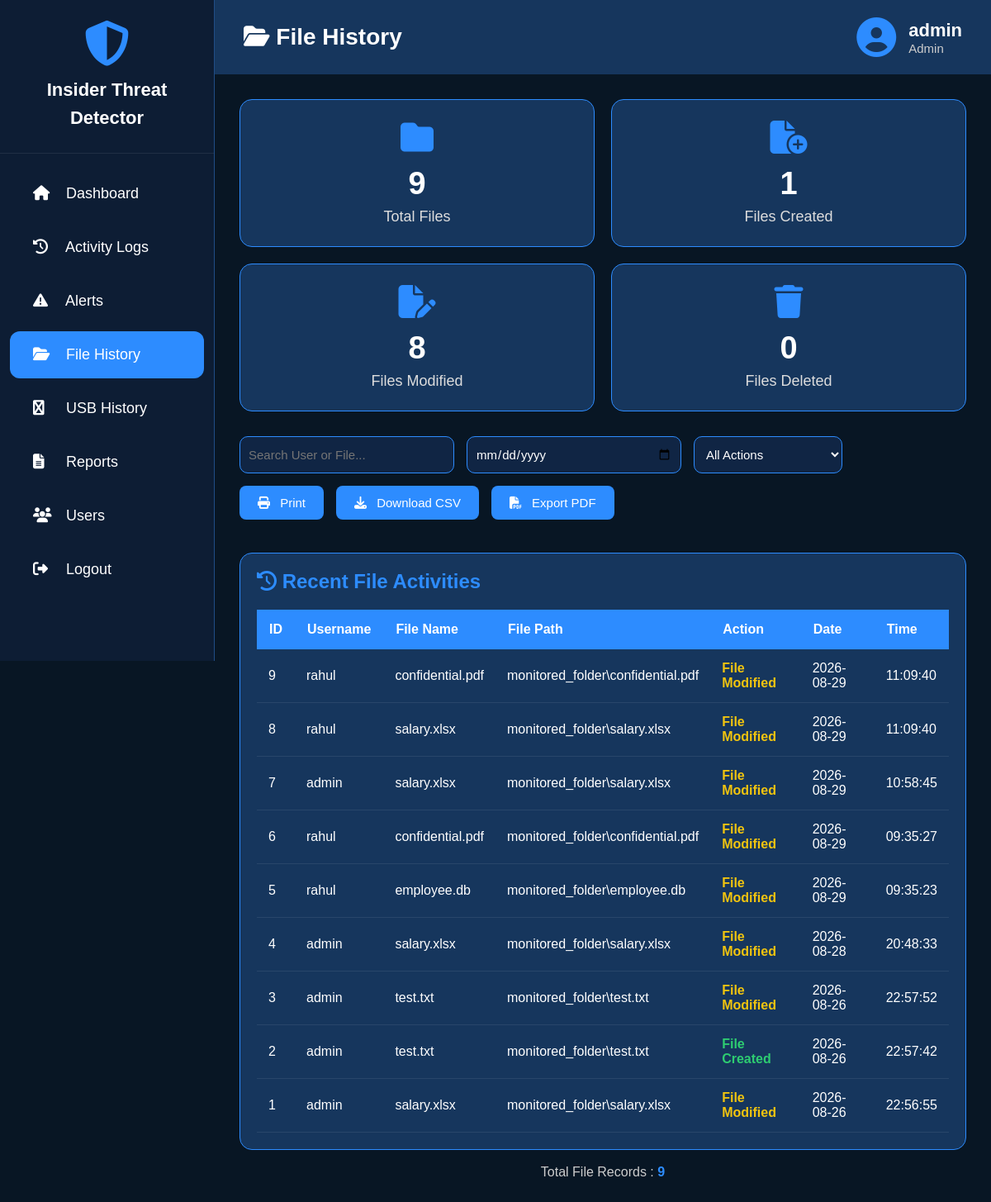
Page /file_history (signed in) on the earlier database version.
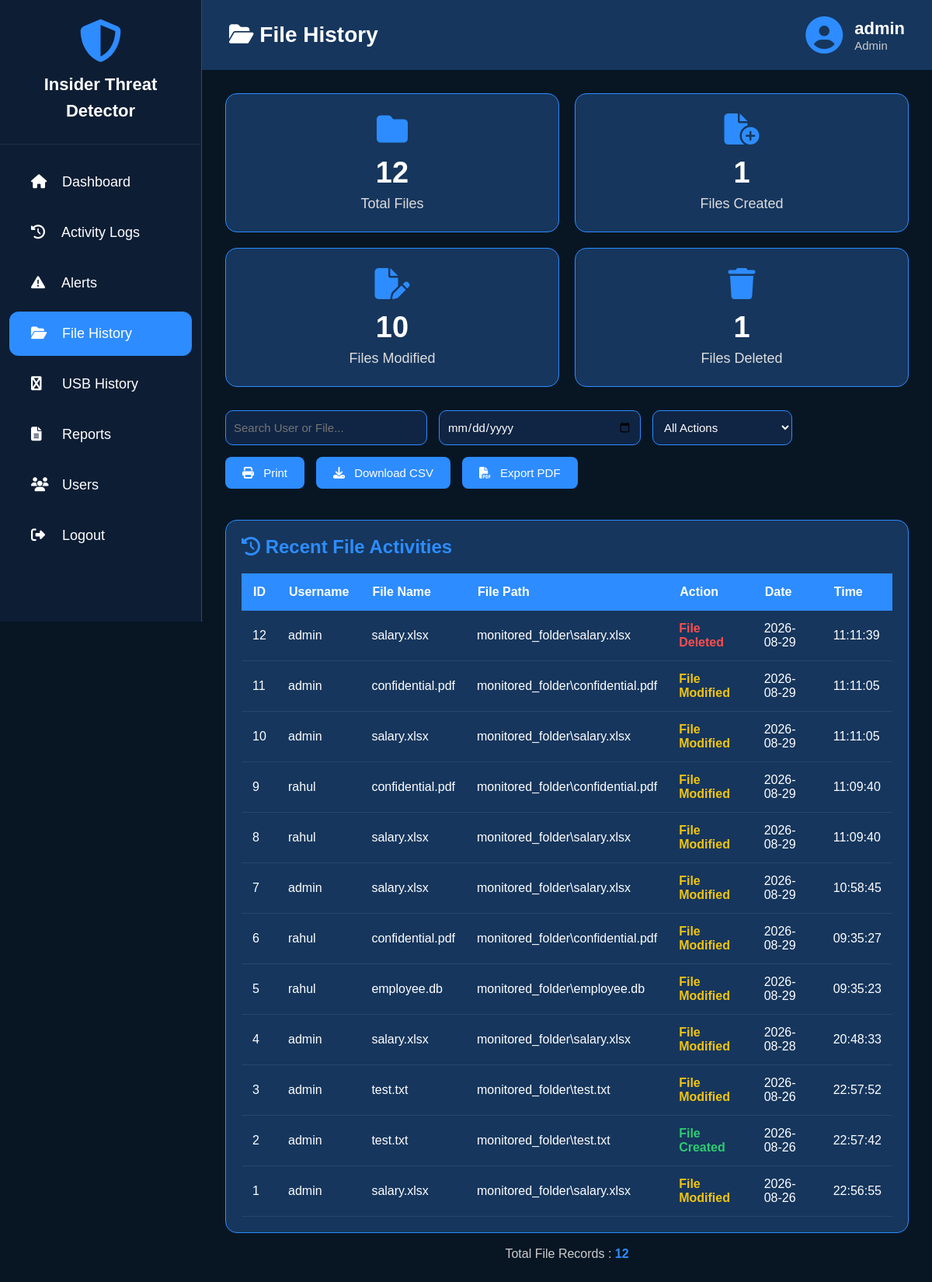
Same page on the later database version.
### tables this page shows
CREATE TABLE file_logs (
        id INTEGER PRIMARY KEY AUTOINCREMENT,
        username TEXT,
        file_name TEXT,
        file_path TEXT,
        action TEXT,
        date TEXT,
        time TEXT
    );

### app.py (the view)
@app.route("/file_history")
def file_history():
    if not login_required():
        return redirect("/")
    conn = get_db()
    rows = conn.execute(
        "SELECT * FROM file_logs ORDER BY id DESC"
    ).fetchall()
    conn.close()
    return page(
        "file_history.html",
        logs=rows,
        total=len(rows),
        created=sum(x["action"] == "File Created" for x in rows),
        modified=sum(x["action"] == "File Modified" for x in rows),
        deleted=sum(x["action"] == "File Deleted" for x in rows)
    )

### app.py (called while the page is built)
def login_required():
    return "username" in session

def page(name, **data):
    data["username"] = session.get("username")
    data["role"] = session.get("role")
    return render_template(name, **data)

### database.py (called while the page is built)
def get_db():
    conn = sqlite3.connect(DATABASE)
    conn.row_factory = sqlite3.Row
    return conn

### templates/file_history.html (shortened to what this page needs)
<!DOCTYPE html>
<html lang="en">
<head>
<link rel="stylesheet"
href="https://cdnjs.cloudflare.com/ajax/libs/font-awesome/6.5.2/css/all.min.css">
</head>
<body>
<div class="sidebar">
    <div class="logo">
        <i class="fa-solid fa-shield-halved"></i>
        <h2>Insider Threat Detector</h2>
    </div>
<ul>
        <li>
            <a href="/dashboard">
                <i class="fa-solid fa-house"></i>
                <span>Dashboard</span>
            </a>
        </li>
        <li>
            <a href="/activity">
                <i class="fa-solid fa-clock-rotate-left"></i>
                <span>Activity Logs</span>
            </a>
        </li>
        <li>
            <a href="/alerts">
                <i class="fa-solid fa-triangle-exclamation"></i>
                <span>Alerts</span>
            </a>
        </li>
        <li>
            <a href="/file_history" class="active" >
                <i class="fa-solid fa-folder-open"></i>
                <span>File History</span>
            </a>
        </li>
        <li>
            <a href="/usb_history" >
                <i class="fa-solid fa-usb"></i>
                <span>USB History</span>
            </a>
        </li>
        <li>
            <a href="/reports">
                <i class="fa-solid fa-file-lines"></i>
                <span>Reports</span>
            </a>
        </li>
        <li>
            <a href="/users">
                <i class="fa-solid fa-users"></i>
                <span>Users</span>
            </a>
        </li>
        <li>
            <a href="/logout">
                <i class="fa-solid fa-right-from-bracket"></i>
                <span>Logout</span>
            </a>
        </li>
    </ul>
</div>
<div class="main">
<div class="topbar">
    <h1>
        <i class="fa-solid fa-folder-open"></i>
        File History
    </h1>
    <div class="profile">
        <i class="fa-solid fa-circle-user"></i>
        <div>
            <h3>{{ username }}</h3>
            <p>{{ role }}</p>
        </div>
    </div>
</div>
<div class="content">
<div class="cards">
    <div class="card">
        <i class="fa-solid fa-folder"></i>
        <h2>{{ total }}</h2>
        <p>Total Files</p>
    </div>
    <div class="card">
        <i class="fa-solid fa-file-circle-plus"></i>
        <h2>{{ created }}</h2>
        <p>Files Created</p>
    </div>
    <div class="card">
        <i class="fa-solid fa-file-pen"></i>
        <h2>{{ modified }}</h2>
        <p>Files Modified</p>
    </div>
    <div class="card">
        <i class="fa-solid fa-trash"></i>
        <h2>{{ deleted }}</h2>
        <p>Files Deleted</p>
    </div>
</div>
<div class="filters">
<input
type="text"
id="searchInput"
placeholder="Search User or File...">
<input
type="date"
id="dateFilter">
<select id="actionFilter">
<option value="">All Actions</option>
</select>
<div class="action-buttons">
<button onclick="printTable()">
<i class="fa-solid fa-print"></i>
Print
</button>
<button onclick="downloadCSV()">
<i class="fa-solid fa-download"></i>
Download CSV
</button>
<button onclick="downloadPDF()">
<i class="fa-solid fa-file-pdf"></i>
Export PDF
</button>
</div>
</div>
<div class="table-container">
<h2 style="margin-bottom:20px;color:#2d8cff;">
<i class="fa-solid fa-clock-rotate-left"></i>
Recent File Activities
</h2>
<table id="fileTable">
<thead>
<tr>
<th>ID</th>
<th>Username</th>
<th>File Name</th>
<th>File Path</th>
<th>Action</th>
<th>Date</th>
<th>Time</th>
</tr>
</thead>
<tbody>
{% if logs %}
{% for row in logs %}
<tr>
<td>{{ row.id }}</td>
<td>{{ row.username }}</td>
<td>{{ row.file_name }}</td>
<td>{{ row.file_path }}</td>
<td>
<span class="{{ row.action|lower }}">
{{ row.action }}
</span>
</td>
<td>{{ row.date }}</td>
<td>{{ row.time }}</td>
</tr>
{% endfor %}
{% endif %}
</tbody>
</table>
</div>
<br>
<div style="text-align:center;color:#ccc;">
Total File Records :
<b style="color:#2d8cff;">
{{ total }}
</b>
</div>
</div>
</div>
</body>
</html>

### templates/file_history.html (style rules this page uses)
* { margin:0; padding:0; box-sizing:border-box; font-family:Arial,Helvetica,sans-serif; }
body { background:#081624; color:white; display:flex; }
.sidebar { width:260px; height:100vh; position:fixed; left:0; top:0; background:#0d1d34; border-right:1px solid #204d86; overflow-y:auto; overflow-x:hidden; }
.logo { text-align:center; padding:25px; border-bottom:1px solid rgba(255,255,255,.08); }
.logo i { font-size:55px; color:#2d8cff; }
.logo h2 { margin-top:12px; font-size:22px; line-height:34px; }
.sidebar ul { margin-top:20px; }
.sidebar a { display:block; color:white; text-decoration:none; padding:18px 28px; font-size:18px; transition:.3s; margin:8px 12px; border-radius:12px; }
.sidebar ul a i { width:35px; }
.active { background:#2d8cff; }
.main { margin-left:260px; width:calc(100% - 260px); }
.topbar { height:90px; background:#16365d; display:flex; justify-content:space-between; align-items:center; padding:0 35px; }
.topbar h1 { font-size:28px; }
.profile { display:flex; align-items:center; gap:15px; }
.profile i { font-size:48px; color:#2d8cff; }
.profile h3 { font-size:22px; }
.profile p { font-size:15px; color:#ccc; }
.content { padding:30px; }
.cards { display:grid; grid-template-columns:repeat(4,1fr); gap:20px; margin-bottom:30px; }
.card { background:#16365d; padding:25px; border-radius:15px; border:1px solid #2d8cff; text-align:center; transition:.3s; }
.card i { font-size:40px; color:#2d8cff; margin-bottom:15px; }
.card h2 { font-size:38px; margin-bottom:8px; }
.card p { font-size:18px; color:#ddd; }
.filters { display:flex; gap:15px; flex-wrap:wrap; margin-bottom:20px; }
.filters input, .filters select { height:45px; padding:10px; background:#102544; border:1px solid #2d8cff; color:white; border-radius:10px; outline:none; font-size:15px; }
.filters input { width:260px; }
.filters select { width:180px; }
.action-buttons { display:flex; gap:15px; margin-bottom:20px; flex-wrap:wrap; }
.action-buttons button { background:#2d8cff; color:white; border:none; padding:12px 22px; border-radius:8px; cursor:pointer; font-size:15px; transition:.3s; }
.action-buttons i { margin-right:8px; }
.table-container { background:#16365d; padding:20px; border-radius:15px; border:1px solid #2d8cff; overflow-x:auto; }
table { width:100%; border-collapse:collapse; }
th { background:#2d8cff; padding:15px; text-align:left; }
td { padding:14px; border-bottom:1px solid rgba(255,255,255,.08); }
.created { color:#2ecc71; font-weight:bold; }
.modified { color:#f1c40f; font-weight:bold; }
.deleted { color:#ff4d4d; font-weight:bold; }
@media (max-width:1200px) { .cards { grid-template-columns:repeat(2,1fr); } }

Differences in the rows shown:
added file_logs: id "12", username "admin", file_name "salary.xlsx", file_path "monitored_folder\\salary.xlsx", action "File Deleted", date "2026-08-29", time "11:11:39"
added file_logs: id "11", username "admin", file_name "confidential.pdf", file_path "monitored_folder\\confidential.pdf", action "File Modified", date "2026-08-29", time "11:11:05"
added file_logs: id "10", username "admin", file_name "salary.xlsx", file_path "monitored_folder\\salary.xlsx", action "File Modified", date "2026-08-29", time "11:11:05"
Other differences:
{{ total }}: "9" → "12"
{{ modified }}: "8" → "10"
{{ deleted }}: "0" → "1"
